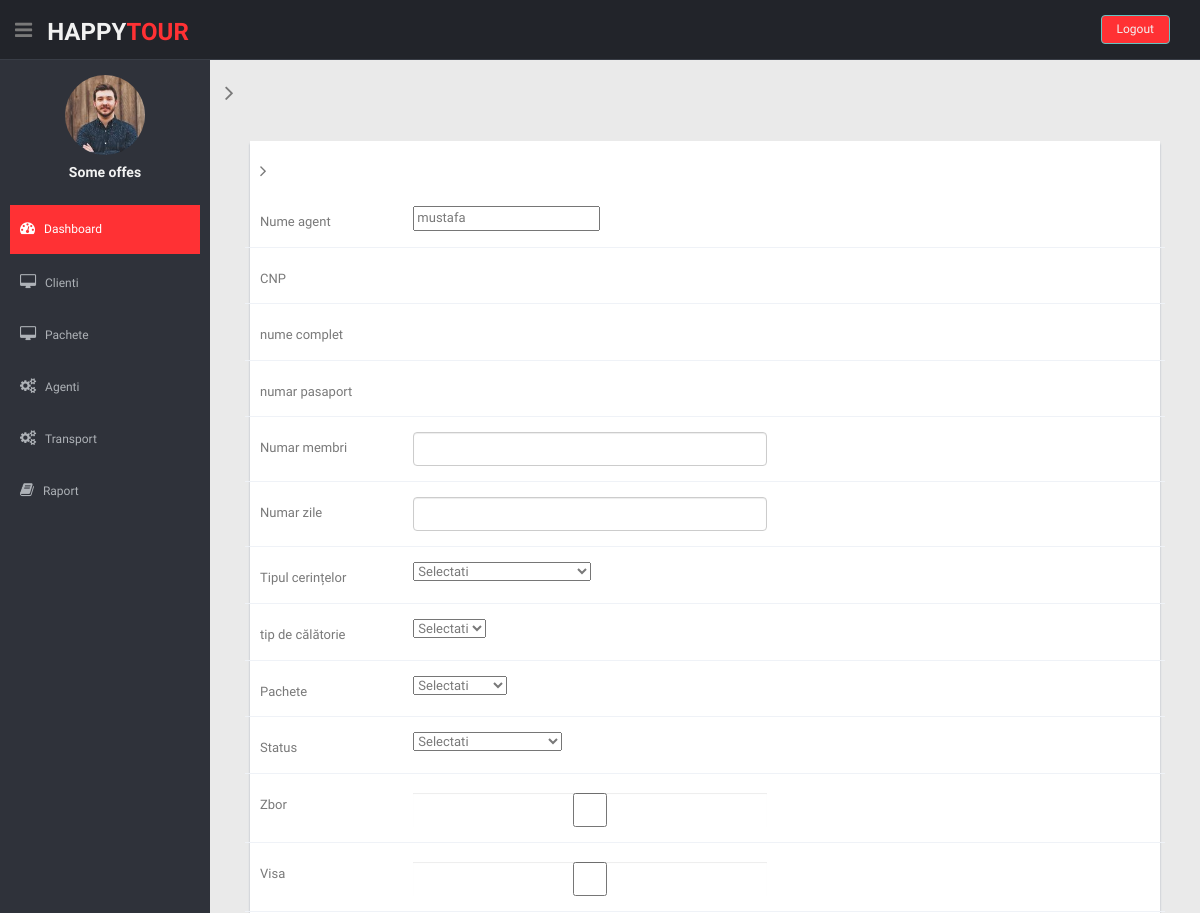
The app's page /clientTrip.php?plata=1980625430011 (signed in, upper part), older data.
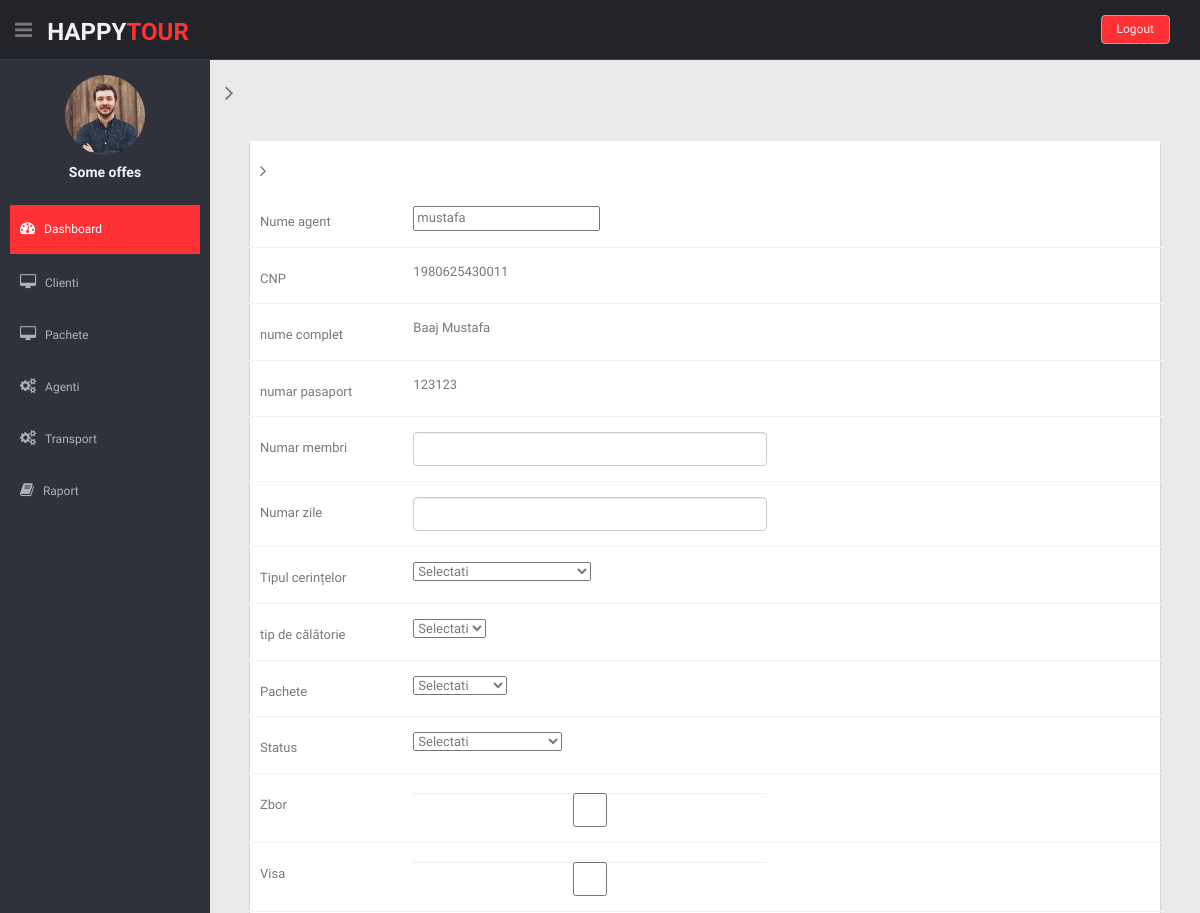
The same page, newer data.
### tables this page shows
CREATE TABLE `clienti` (
  `id` int(11) NOT NULL,
  `id_agent` int(11) NOT NULL,
  `cnp` varchar(255) NOT NULL,
  `nume` varchar(255) NOT NULL,
  `prenume` varchar(255) NOT NULL,
  `email` varchar(255) NOT NULL,
  `numer_telefon` varchar(15) NOT NULL,
  `oras` varchar(255) NOT NULL,
  `zi_nastere` datetime NOT NULL,
  `apartament` varchar(255) NOT NULL,
  `localitate` varchar(255) NOT NULL,
  `strada` varchar(50) NOT NULL,
  `cod_postal` int(50) NOT NULL,
  `numar_pasaport` varchar(255) NOT NULL,
  `numarVisa` varchar(255) NOT NULL
);

### clientTrip.php (the view, shortened to what the changed rows need)
<?php
 require_once './partials/header.php';
?>
    <?php
            if(isset($_GET['plata'])){
                $cnpId = $_GET['plata'];
                $sql = mysqli_query($link, "SELECT * FROM clienti WHERE cnp = $cnpId");
                while($row = mysqli_fetch_array($sql)) {
                    $cnp = $row['cnp'];
                    $nume = $row['nume'];
                    $prenume = $row['prenume'];
                    $numarPasaport = $row['numar_pasaport'];
                }
            }
    ?>
    <section id="main-content">
      <section class="wrapper">
        <div class="row mt">
          <div class="col-lg-12">
            <div class="col-lg-12">
                <div class="form-panel">
                <form class="form-horizontal style-form" action="submitForm.php" method="post">
                    <div class="form-group">
                        <div class="col-sm-5">
                            <label name="cnp" class="col-form-label"><?php echo $cnp ?></label>
                        </div>
                    </div>
                    <div class="form-group">
                        <div class="col-sm-5">
                            <label name="nume complet"><?php echo $nume . " ". $prenume ?></label>
                        </div>
                    </div>
                    <div class="form-group">
                        <div class="col-sm-5">
                            <label  name="numarPasaport"><?php echo $numarPasaport ?></label>
                        </div>
                    </div>
                </form>
                </div>
            </div>
          </div>
        </div>
      </section>
    </section>
    <?php require_once './partials/footer.php' ?>

Row changes from the older to the newer data that the page shows:
added clienti: cnp "1980625430011", nume "Baaj", prenume "Mustafa", numar_pasaport "123123"
